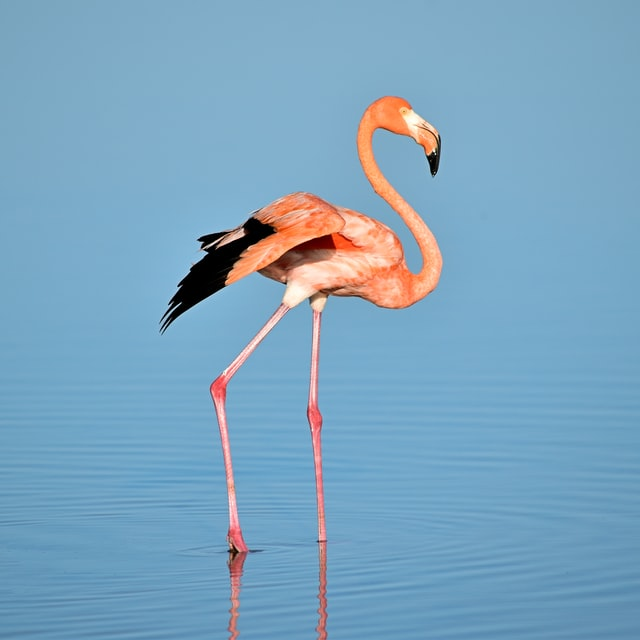
#> input picture opencv experiments/python/images/flemingo.jpg, 640 x 640 px
$ jupyter execute histogram.ipynb
#> lines starting #> are read from the running program, lines starting #| are printed output that depends on the picture
[cell 1]
import cv2
import numpy as np
from matplotlib import pyplot as plt

[cell 2]
img = cv2.imread("./images/flemingo.jpg", 0)
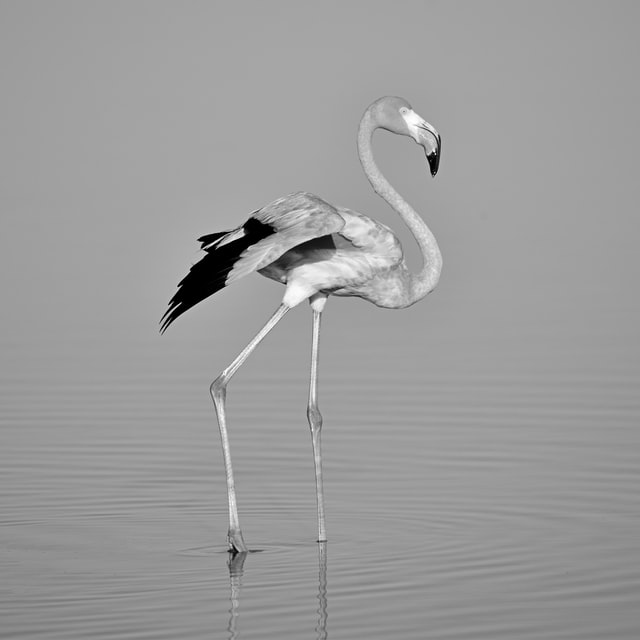
#> img: shape (640, 640); min 0, max 255, mean 155.5
resize_img = cv2.resize(img, (400,400))


histogram = cv2.calcHist([resize_img],[0], None, [255],[0,255])
#> histogram = 255 values, max 11743 at index 160, min 2 at index 253, mean 627.5

# cumulative distribution function
cdf = histogram.cumsum()
#> cdf = 255 values from 494 to 160000
cvd_normalized = cdf * float(histogram.max()) / cdf.max()
#> cvd_normalized = 255 values from 36.26 to 11743

plt.plot(cvd_normalized, color="b")
plt.hist(resize_img.flatten(), 255,[0,255], color="r")
plt.xlim([0,255])
plt.legend(("CDF","Histogram"))

plt.show()
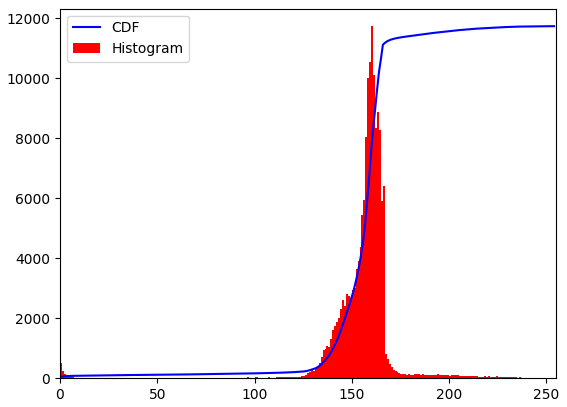
#> figure drawn by matplotlib, 1 panel; tallest bar 11743 high, from x = 160 to 161; curve peaks at x = 254, y = 11743

hist_eq = cv2.equalizeHist(resize_img)
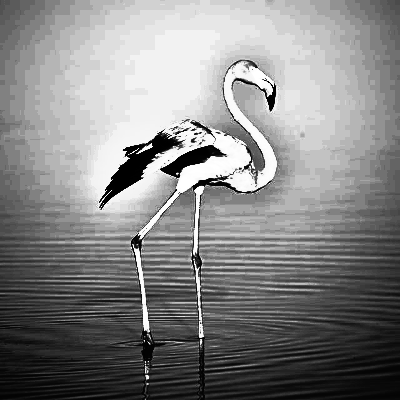
#> hist_eq: shape (400, 400); min 0, max 255, mean 132.1
cv2.imshow("Histogram Equalizition",hist_eq)
cv2.waitKey()
cv2.destroyAllWindows()
